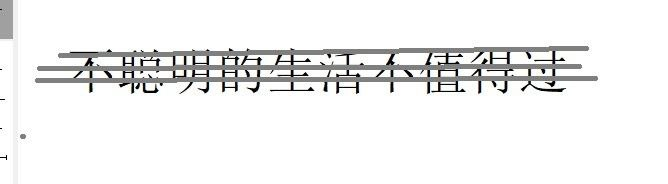
#> input picture Лабораторная4/image.jpg, 668 x 184 px
$ jupyter execute task.ipynb   (shell and % lines are left out)
#> lines starting #> are read from the running program, lines starting #| are printed output that depends on the picture
[cell 1]
from google.colab import drive
drive.mount('/content/drive')
%cd "/content/drive/MyDrive/drive-download-20240115T000348Z-001/Лабораторная4"

[cell 2]
import matplotlib.pyplot as plt
import cv2 as cv
import numpy as np

[cell 3]
image = cv.imread('image.jpg')
#> image is the input picture: shape (184, 668, 3); mean B, G, R 239.8, 240, 239.9

[cell 4]
rgb_image = cv.cvtColor(image, cv.COLOR_BGR2RGB)
gray_image = cv.cvtColor(image, cv.COLOR_BGR2GRAY)

channels = [0]
histSize = [256]
range = [0, 256]

gs = plt.GridSpec(2, 2)
plt.figure(figsize=(10, 8))
plt.subplot(gs[0])
plt.imshow(gray_image, cmap='gray')
plt.xticks([]), plt.yticks([])
plt.xticks([]), plt.yticks([])
plt.subplot(gs[2])
plt.hist(gray_image.reshape(-1), 256, range)
plt.show()
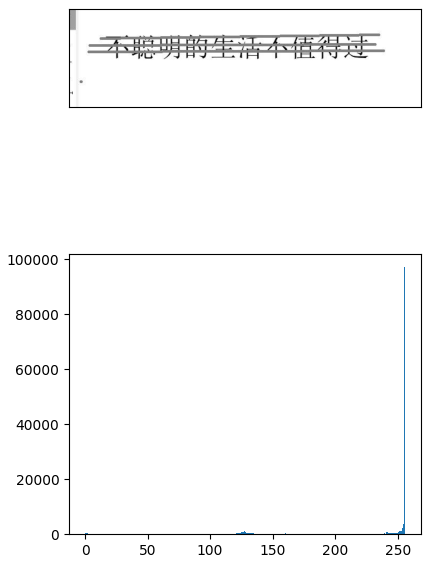
#> figure drawn by matplotlib, 2 panels; panel 2: tallest bar 97098 high, from x = 255 to 256

[cell 5]
threshold = 120
ret1, thresh1 = cv.threshold(image, threshold, 255, cv.THRESH_BINARY)
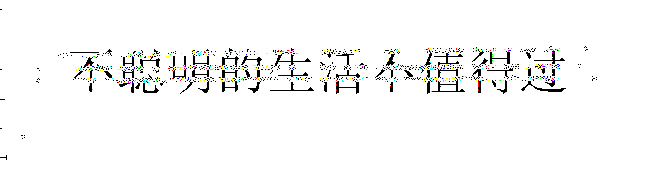
#> thresh1: shape (184, 668, 3); mean B, G, R 247.2, 247.6, 247.4
#> ret1 = 120
titles = ['Original Image', 'Global Thresholding (threshold = %d)' % threshold]
images = [image, thresh1]

plt.figure(figsize=(15, 8))
for i in np.arange(len(images)):
    plt.subplot(1, 3, i + 1)
    plt.imshow(images[i], 'gray')
    plt.title(titles[i])
    plt.xticks([])
    plt.yticks([])
#> this loop made 2 passes
plt.show()
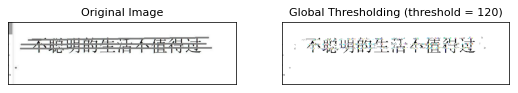
#> figure drawn by matplotlib, 2 panels; B, G, R data is drawn as R, G, B
